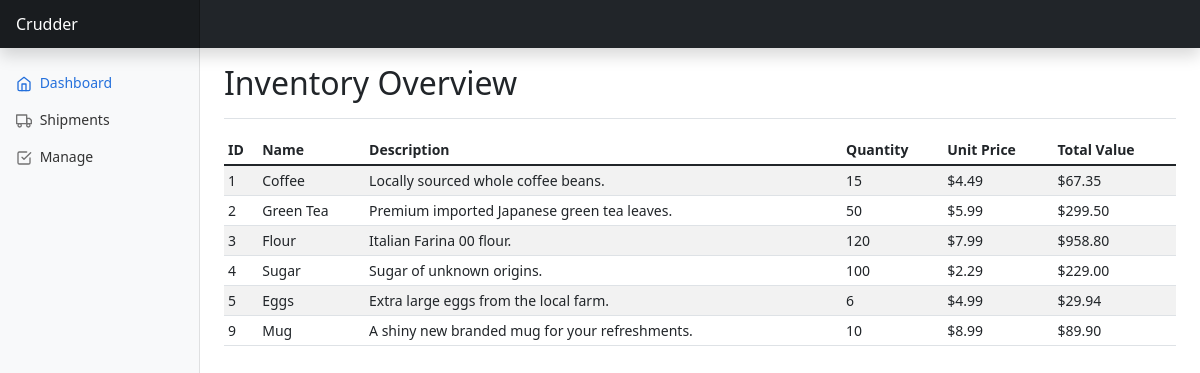
/index, run on the app's committed database.
### tables this page shows
CREATE TABLE inventory (
  item_id INTEGER,
  quantity INTEGER,
  FOREIGN KEY(item_id) REFERENCES items(id)
);

CREATE TABLE items (
  id INTEGER PRIMARY KEY AUTOINCREMENT,
  name TEXT,
  description TEXT,
  price REAL
);

### app.py (the view)
@app.route('/')
@app.route('/index')
def index():
    conn = db.get_db_connection()
    inventory = db.execute_query(
        conn=conn,
        query=constants.GET_INVENTORY_QUERY
    ).fetchall()
    conn.close()
    return render_template('index.html', inventory=inventory)

### db.py (called while the page is built)
def get_db_connection(db='database.db'):
    conn = sqlite3.connect(db)
    conn.row_factory = sqlite3.Row
    return conn

def get_db_cursor(conn):
    return conn.cursor()

def execute_query(conn, query, args=None):
    cursor = get_db_cursor(conn)
    if args:
        cursor.execute(query, args)
    else:
        cursor.execute(query)
    conn.commit()
    return cursor

### templates/index.html (shortened to what this page needs)
{% extends "base.html" %}
{% block sidebar %}
  <li class="nav-item">
    <a class="nav-link active" aria-current="page" href="/index">
      <span data-feather="home"></span>
      Dashboard
    </a>
  </li>
  <li class="nav-item">
    <a class="nav-link" href="/shipments">
      <span data-feather="truck"></span>
      Shipments
    </a>
  </li>
  <li class="nav-item">
    <a class="nav-link" href="/manage">
      <span data-feather="check-square"></span>
      Manage
    </a>
  </li>
{% endblock %}
{% block header %}Inventory Overview{% endblock %}
{% block content %}
  <div class="table-responsive">
    <table class="table table-striped table-sm">
      <thead>
        <tr>
          <th scope="col">ID</th>
          <th scope="col">Name</th>
          <th scope="col">Description</th>
          <th scope="col">Quantity</th>
          <th scope="col">Unit Price</th>
          <th scope="col">Total Value</th>
        </tr>
      </thead>
      <tbody>
      {% for item in inventory %}
        <tr>
          <td>{{ item["id"] }}</td>
          <td>{{ item["name"] }}</td>
          <td>{{ item["description"] }}</td>
          <td>{{ item["quantity"] }}</td>
          <td>{{ "${:.2f}".format(item["price"]) }}</td>
          <td>{{ "${:.2f}".format(item["price"] * item["quantity"]) }}</td>
        </tr>
      {% endfor %}
      </tbody>
    </table>
  </div>
{% endblock %}

### static/dashboard.css (style rules this page uses)
body { font-size: .875rem; }
.feather { width: 16px; height: 16px; vertical-align: text-bottom; }
.sidebar .nav-link { font-weight: 500; color: #333; }
.sidebar .nav-link .feather { margin-right: 4px; color: #727272; }
.sidebar .nav-link.active { color: #2470dc; }
.sidebar .nav-link:hover .feather, .sidebar .nav-link.active .feather { color: inherit; }

### data on the page
inventory: id "1", name "Coffee", description "Locally sourced whole coffee beans.", quantity "15"
items: price "$4.49", item['price']*item['quantity'] "$67.35"
inventory: id "2", name "Green Tea", description "Premium imported Japanese green tea leaves.", quantity "50"
items: price "$5.99", item['price']*item['quantity'] "$299.50"
inventory: id "3", name "Flour", description "Italian Farina 00 flour.", quantity "120"
items: price "$7.99", item['price']*item['quantity'] "$958.80"
inventory: id "4", name "Sugar", description "Sugar of unknown origins.", quantity "100"
items: price "$2.29", item['price']*item['quantity'] "$229.00"
inventory: id "5", name "Eggs", description "Extra large eggs from the local farm.", quantity "6"
items: price "$4.99", item['price']*item['quantity'] "$29.94"
inventory: id "9", name "Mug", description "A shiny new branded mug for your refreshments.", quantity "10"
items: price "$8.99", item['price']*item['quantity'] "$89.90"
